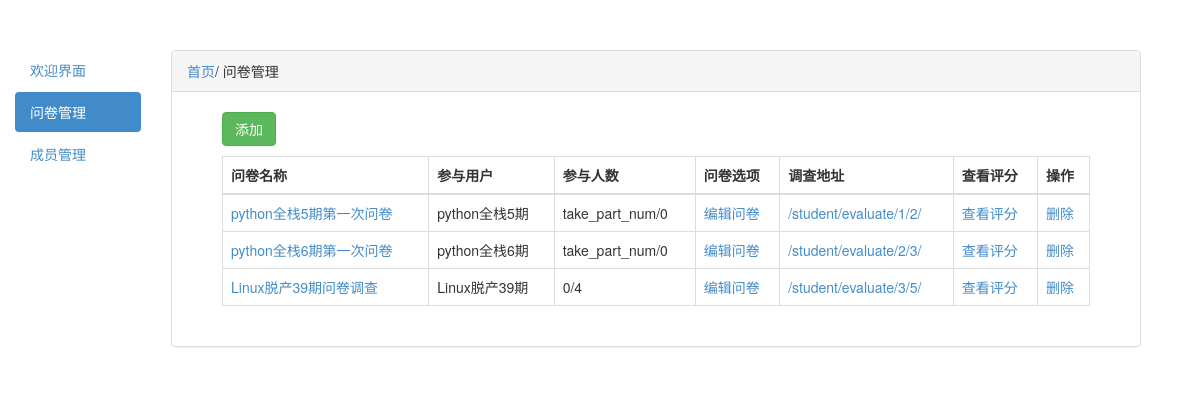
/ques/ (signed in), run on an earlier commit of the app's database.
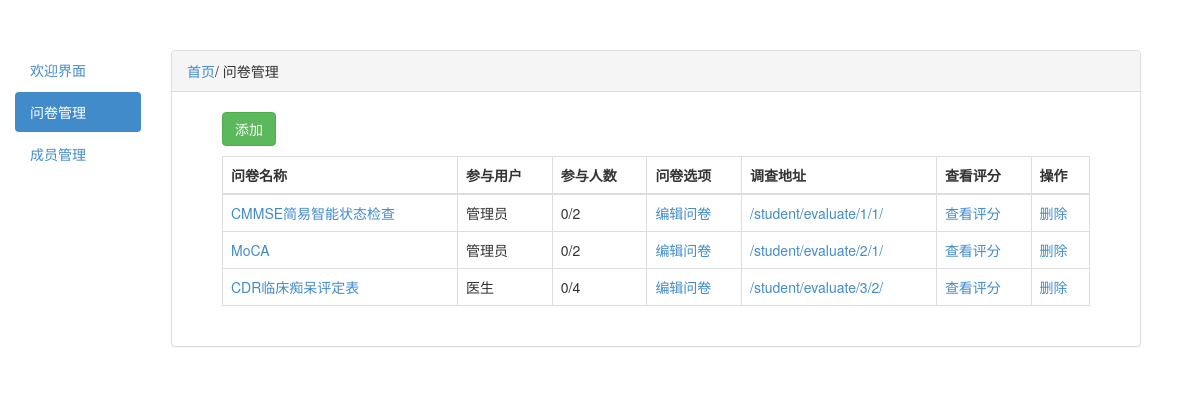
And on a later commit of the database.
### app01/models.py (models this page shows, shortened)
class Questionnaire(models.Model):
    title = models.CharField(verbose_name="问卷标题",max_length=128)
    cls = models.ForeignKey(verbose_name="调查班级",to="ClassList",on_delete=models.CASCADE)
    creator = models.ForeignKey(verbose_name="创建者",to="UserInfo",on_delete=models.CASCADE)
    stu_num = models.IntegerField(verbose_name="参与人数",default=0)
    class Meta:
        verbose_name_plural = "问卷表"

class ClassList(models.Model):
    title = models.CharField(verbose_name="班级名",max_length=16)
    class Meta:
        verbose_name_plural = "班级表"

### app01/views.py (the view)
# urls.py: url(r'^ques/', views.questionnaires),
def questionnaires(request):
    questionnaire_list = models.Questionnaire.objects.all()
    for i in questionnaire_list:
        v = models.Answer.objects.filter(question__questionnaire=i).distinct().annotate(c=Count("user_id")).values(
            "c").count()
        print(v)
    i.stu_num = v
    return render(request, 'ques.html', locals())

### templates/ques.html (shortened to what this page needs)
{% extends 'base.html' %}
{% block page_title %}
    问卷管理
{% endblock %}
{% block ulcontent %}
    <li><a href="/welcome/">欢迎界面</a></li>
    <li class="active"><a href="/ques/">问卷管理</a></li>
    <li><a href="/member/">成员管理</a></li>
{% endblock %}
{% block content %}
    <div class="panel-body ">
        <div>
            <a href="/add_questionnaire/">
                <button class="btn btn-success">添加</button>
            </a>
            <table class="table table-bordered table-hover">
                <thead>
                <tr>
                    <th>问卷名称</th>
                    <th>参与用户</th>
                    <th>参与人数</th>
                    <th>问卷选项</th>
                    <th>调查地址</th>
                    <th>查看评分</th>
                    <th>操作</th>
                </tr>
                </thead>
                <tbody>
                    {% for questionnaire in questionnaire_list %}
                        <tr>
                            <td><a href="">{{ form.title }}{{ questionnaire.title }}</a></td>
                            <td>{{ questionnaire.cls.title }}</td>
                            <td>{{ questionnaire.stu_num }}/{{ questionnaire.cls.student_set.all.count }}</td>
                            <td><a href="/edit_questionnaire/{{ questionnaire.id }}/">编辑问卷</a></td>
                            <td>
                                <a href="/student/evaluate/{{ questionnaire.id }}/{{ questionnaire.cls.id }}/">/student/evaluate/{{ questionnaire.id }}/{{ questionnaire.cls.id }}/</a>
                            </td>
                            <td><a href="">查看评分</a></td>
                            <td>
                                <a href="/delete_questionnaire/{{ questionnaire.id }}">删除</a></td>
                        </tr>
                    {% endfor %}
                </tbody>
            </table>
        </div>
    </div>
{% endblock %}

### templates/base.html (shortened to what this page needs)
<!DOCTYPE html>
<html lang="en">
<head>
    <link rel="stylesheet" href="/static/css/bootstrap.min.css">
    <link rel="stylesheet" href="/static/css/edit_questionnaire.css">
</head>
<body>
<div class="container-fluid">
    <div class="row">
        <div class="col-md-2">
            <ul class="nav nav-pills nav-stacked">
            {% block ulcontent %}
            {% endblock %}
            </ul>
        </div>
        <div class="col-md-10">
            <div class="panel panel-default">
                <div class="panel-heading"><a href="/">首页</a>/{% block page_title %}{% endblock %}</div>
                {% block content %}
                {% endblock %}
            </div>
        </div>
    </div>
</div>
</body>
</html>

### static/css/edit_questionnaire.css (style rules this page uses)
.col-md-2 { width: 13%; }
.panel-body { padding: 20px 50px; }
.container-fluid { margin-top: 50px }
.table { margin-top: 10px; }

What changed in the data, as far as the page shows it:
changed Questionnaire id 1: title "python全栈5期第一次问卷" → "CMMSE简易智能状态检查"; cls "python全栈5期" → "管理员"; stu_num "take_part_num" → "0"; cls.student_set.all.count "0" → "2"; cls.id "2" → "1"
changed Questionnaire id 2: title "python全栈6期第一次问卷" → "MoCA"; cls "python全栈6期" → "管理员"; stu_num "take_part_num" → "0"; cls.student_set.all.count "0" → "2"; cls.id "3" → "1"
changed Questionnaire id 3: title "Linux脱产39期问卷调查" → "CDR临床痴呆评定表"; cls "Linux脱产39期" → "医生"; cls.id "5" → "2"
